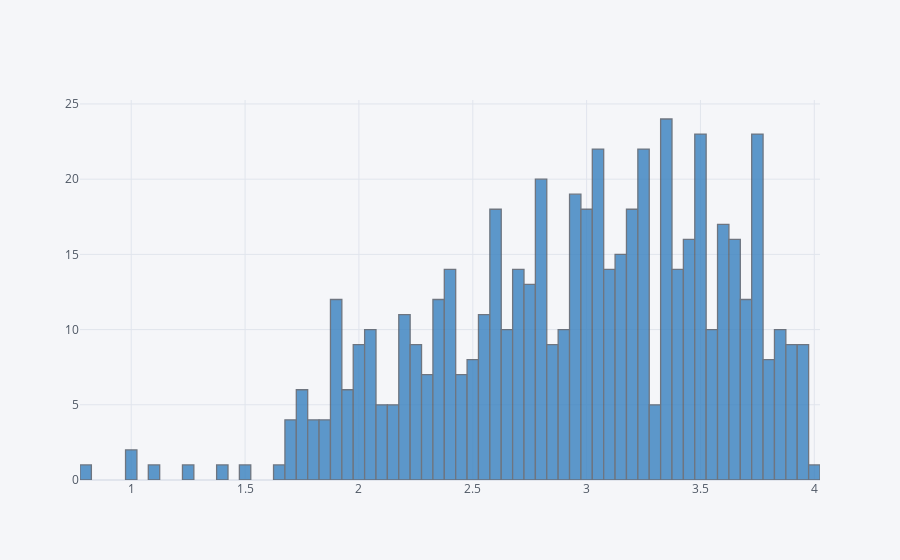

The cell this chart's notebook holds for it:
### Code cell
stud['CGPA'].iplot(kind='hist',bins=100,color='blue')

### Figure 1 — Plotly figure (JSON) as saved in the notebook; plotly's stock layout.template omitted (floating-point values rounded to 4 significant figures; data arrays with more than 128 entries replaced by an {"elided": "..."} marker saying what was removed)
{"data": [{"histfunc": "count", "histnorm": "", "marker": {"color": "rgba(55, 128, 191, 1.0)", "line": {"color": "#4D5663", "width": 1.3}}, "name": "CGPA", "nbinsx": 100, "opacity": 0.8, "orientation": "v", "type": "histogram", "x": {"elided": "571 float values"}}], "layout": {"barmode": "overlay", "legend": {"bgcolor": "#F5F6F9", "font": {"color": "#4D5663"}}, "paper_bgcolor": "#F5F6F9", "plot_bgcolor": "#F5F6F9", "title": {"font": {"color": "#4D5663"}}, "xaxis": {"gridcolor": "#E1E5ED", "showgrid": true, "tickfont": {"color": "#4D5663"}, "title": {"font": {"color": "#4D5663"}, "text": ""}, "zerolinecolor": "#E1E5ED"}, "yaxis": {"gridcolor": "#E1E5ED", "showgrid": true, "tickfont": {"color": "#4D5663"}, "title": {"font": {"color": "#4D5663"}, "text": ""}, "zerolinecolor": "#E1E5ED"}}}
